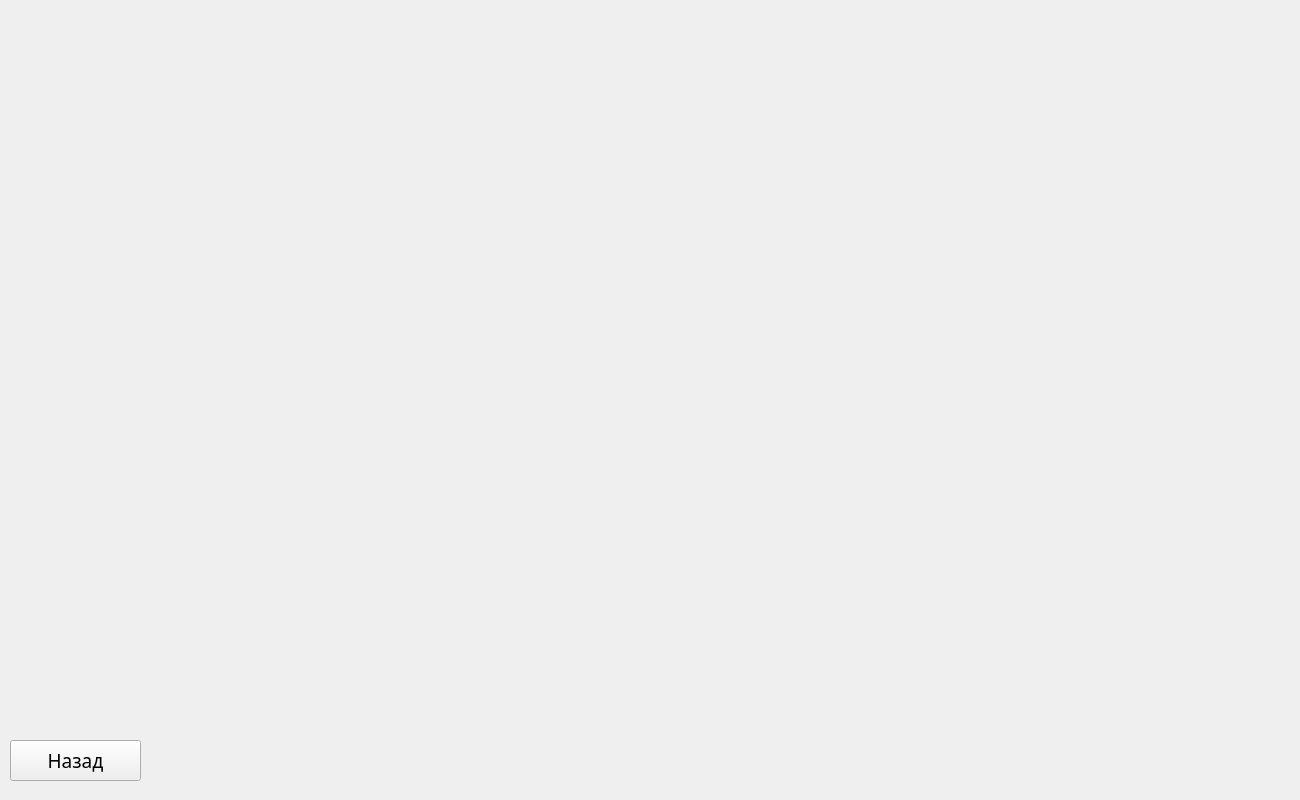
<?xml version="1.0" encoding="UTF-8"?>
<ui version="4.0">
 <class>AboutForm</class>
 <widget class="QWidget" name="AboutForm">
  <property name="geometry">
   <rect>
    <x>0</x>
    <y>0</y>
    <width>1300</width>
    <height>800</height>
   </rect>
  </property>
  <property name="windowTitle">
   <string>Form</string>
  </property>
  <widget class="QPushButton" name="BackButton">
   <property name="geometry">
    <rect>
     <x>10</x>
     <y>740</y>
     <width>131</width>
     <height>41</height>
    </rect>
   </property>
   <property name="font">
    <font>
     <family>JetBrains Mono</family>
     <pointsize>14</pointsize>
    </font>
   </property>
   <property name="text">
    <string>Назад</string>
   </property>
  </widget>
 </widget>
 <resources/>
 <connections/>
</ui>
